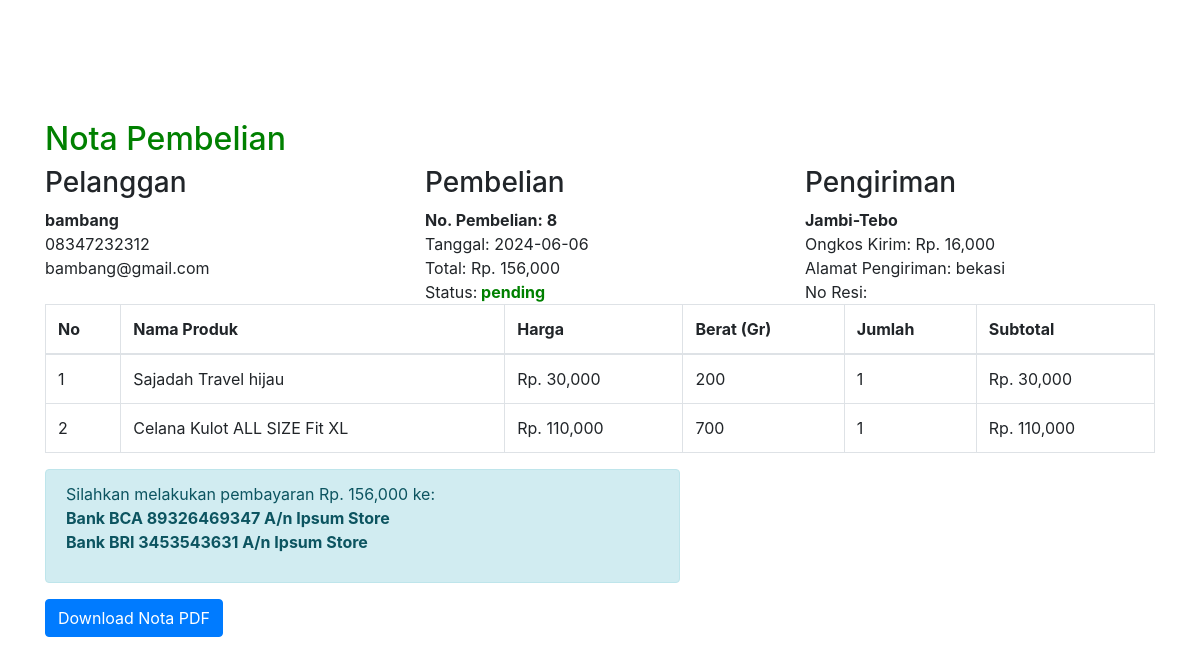
/nota.php?id=8 (signed in), run on the app's committed database.
### tables this page shows
CREATE TABLE `pembelian` (
  `id_pembelian` int(11) NOT NULL,
  `id_pelanggan` int(11) NOT NULL,
  `id_ongkir` int(6) NOT NULL,
  `tgl_pembelian` date NOT NULL,
  `total_pembelian` int(11) NOT NULL,
  `nama_kota` varchar(100) NOT NULL,
  `tarif` int(11) NOT NULL,
  `alamat_pengiriman` text NOT NULL,
  `status_pembelian` varchar(100) NOT NULL DEFAULT 'pending',
  `resi_pengiriman` varchar(50) NOT NULL
);

CREATE TABLE `pelanggan` (
  `id_pelanggan` int(11) NOT NULL,
  `email` varchar(30) NOT NULL,
  `password` varchar(30) NOT NULL,
  `nama_pelanggan` varchar(30) NOT NULL,
  `telepon` varchar(25) NOT NULL,
  `alamat` text NOT NULL
);

CREATE TABLE `pembelian_produk` (
  `id_pembelian_produk` int(11) NOT NULL,
  `id_pembelian` int(11) NOT NULL,
  `id_produk` int(11) NOT NULL,
  `jumlah` int(11) NOT NULL,
  `nama` varchar(100) NOT NULL,
  `harga` int(11) NOT NULL,
  `berat` int(11) NOT NULL,
  `subberat` int(11) NOT NULL,
  `subharga` int(11) NOT NULL
);

### nota.php (the view, shortened to what this page needs)
<?php
include 'koneksi.php';
?>
<!DOCTYPE html>
<html>
<head>
  <link rel="stylesheet" href="https://stackpath.bootstrapcdn.com/bootstrap/4.3.1/css/bootstrap.min.css">
  <link rel="stylesheet" type="text/css" href="fontawesome/css/all.min.css">
  <link rel="stylesheet" type="text/css" href="style.css">
</head>
<body>
  <section class="konten" style="margin-top: 10%;">
    <div class="container">
      <h2 style="color: green">Nota Pembelian</h2>
      <?php
      $ambil = $koneksi->query("SELECT * FROM pembelian JOIN pelanggan ON pembelian.id_pelanggan=pelanggan.id_pelanggan WHERE pembelian.id_pembelian='$_GET[id]'");
      $detail = $ambil->fetch_assoc();
      ?>
      <div class="row">
        <div class="col-md-4">
          <h3>Pelanggan</h3>
          <strong><?php echo $detail['nama_pelanggan']; ?></strong> <br>
          <p>
            <?php echo $detail['telepon']; ?><br>
            <?php echo $detail['email']; ?>
          </p>
        </div>
        <div class="col-md-4">
          <h3>Pembelian</h3>
          <strong>No. Pembelian: <?php echo $detail['id_pembelian'] ?></strong><br>
          Tanggal: <?php echo $detail['tgl_pembelian']; ?><br>
          Total: Rp. <?php echo number_format($detail['total_pembelian']); ?><br>
          Status:<b style="color: green"> <?php echo $detail['status_pembelian']; ?> </b>
        </div>
        <div class="col-md-4">
          <h3>Pengiriman</h3>
          <strong><?php echo $detail['nama_kota']; ?></strong><br>
          Ongkos Kirim: Rp. <?php echo number_format($detail['tarif']); ?> <br>
          Alamat Pengiriman: <?php echo $detail['alamat_pengiriman']; ?> <br>
          No Resi: <?php echo $detail['resi_pengiriman']; ?>
        </div>
      </div>
      <table class="table table-bordered">
        <thead>
          <tr>
            <th>No</th>
            <th>Nama Produk</th>
            <th>Harga</th>
            <th>Berat (Gr)</th>
            <th>Jumlah</th>
            <th>Subtotal</th>
          </tr>
        </thead>
        <tbody>
          <?php
          $nomor = 1;
          $ambil = $koneksi->query("SELECT * FROM pembelian_produk WHERE id_pembelian='$_GET[id]'");
          while($pecah = $ambil->fetch_assoc()) { ?>
            <tr>
              <td><?php echo $nomor; ?></td>
              <td><?php echo $pecah['nama']; ?></td>
              <td>Rp. <?php echo number_format($pecah['harga']); ?></td>
              <td><?php echo $pecah['berat']; ?></td>
              <td><?php echo $pecah['jumlah']; ?></td>
              <td>Rp. <?php echo number_format($pecah['subharga']); ?></td>
            </tr>
            <?php
            $nomor++;
          } ?>
        </tbody>
      </table>
      <div class="row">
        <div class="col-md-7">
          <div class="alert alert-info">
            <p>
              Silahkan melakukan pembayaran Rp. <?php echo number_format($detail['total_pembelian']); ?> ke:
              <br>
              <strong>Bank BCA 89326469347 A/n Ipsum Store</strong>
              <br>
              <strong>Bank BRI 3453543631 A/n Ipsum Store</strong>
            </p>
          </div>
        </div>
      </div>
      <button id="downloadPdf" class="btn btn-primary">Download Nota PDF</button>
    </div>
  </section>
</body>
</html>

### data on the page
pembelian: id_pelanggan.nama_pelanggan "bambang", id_pelanggan.telepon "08347232312", id_pelanggan.email "bambang@gmail.com", id_pembelian "8", tgl_pembelian "2024-06-06", total_pembelian "156,000", status_pembelian "pending", nama_kota "Jambi-Tebo", tarif "16,000", alamat_pengiriman "bekasi"
pembelian_produk: nama "Sajadah Travel hijau", harga "30,000", berat "200", jumlah "1", subharga "30,000"
pembelian_produk: nama "Celana Kulot ALL SIZE Fit XL", harga "110,000", berat "700", jumlah "1", subharga "110,000"
